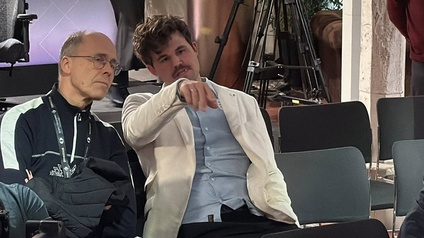
#> input picture img/magnus_carlsen.jpg, 424 x 238 px, shrunk from 1126 x 633 before the run, given in place of cat.png, which was not available
$ python test_with_image.py
#> lines starting #> are read from the running program, lines starting #| are printed output that depends on the picture; pictures that were not available may be replaced by others from this repository, and a replacement may not be noted
### clustering_models.py
from abc import ABC, abstractmethod
import numpy as np
from sklearn.cluster import KMeans, DBSCAN
from sklearn.mixture import GaussianMixture

class ClusteringModel(ABC):
    """Abstract base class for clustering models."""

    def __init__(self):
        self.model = None
        self.labels_ = None

    @abstractmethod
    def fit_predict(self, pixels, img_shape=None):
        pass

    @abstractmethod
    def get_parameters(self):
        pass

class KMeansModel(ClusteringModel):
    def __init__(self, n_clusters=5):
        super().__init__()
        self.n_clusters = n_clusters
        self.model = KMeans(n_clusters=self.n_clusters, random_state=42, n_init=10)

    def fit_predict(self, pixels, img_shape=None):
        self.labels_ = self.model.fit_predict(pixels)
        return self.labels_

    def get_parameters(self):
        return {"n_clusters": self.n_clusters}

    def set_n_clusters(self, n_clusters):
        self.n_clusters = n_clusters
        self.model = KMeans(n_clusters=self.n_clusters, random_state=42, n_init=10)

class GMMModel(ClusteringModel):
    def __init__(self, n_components=5):
        super().__init__()
        self.n_components = n_components
        self.model = GaussianMixture(n_components=self.n_components, random_state=42)

    def fit_predict(self, pixels, img_shape=None):
        self.labels_ = self.model.fit_predict(pixels)
        return self.labels_

    def get_parameters(self):
        return {"n_components": self.n_components}

    def set_n_components(self, n_components):
        self.n_components = n_components
        self.model = GaussianMixture(n_components=self.n_components, random_state=42)

class DBSCANModel(ClusteringModel):
    def __init__(self, eps=0.06, min_samples=50, max_fit_pixels=20000, use_xy=True, xy_weight=0.25):
        super().__init__()
        self.eps = eps
        self.min_samples = min_samples
        self.max_fit_pixels = max_fit_pixels
        self.use_xy = use_xy
        self.xy_weight = xy_weight

    def fit_predict(self, pixels, img_shape=None):
        n_pixels = len(pixels)
        features = self._build_features(pixels, img_shape)

        if n_pixels <= self.max_fit_pixels:
            # Small image -> fit DBSCAN directly on all pixels
            labels = self._fit_direct(features)
        else:
            # Large image -> subsample strategy
            labels = self._fit_with_subsample(features)

        # Clean up: remap noise (-1) and make labels contiguous
        labels = self._handle_noise(labels, features)
        self.labels_ = labels
        return self.labels_

    def _build_features(self, pixels, img_shape=None):
        pixels_norm = pixels.astype(np.float64) / 255.0
        if not self.use_xy or img_shape is None:
            return pixels_norm

        height, width = img_shape[:2]
        if height <= 1 or width <= 1:
            return pixels_norm

        # Normalize spatial coordinates to [0, 1] and weight them.
        yy, xx = np.indices((height, width))
        xx = (xx.reshape(-1, 1) / (width - 1)) * self.xy_weight
        yy = (yy.reshape(-1, 1) / (height - 1)) * self.xy_weight
        coords = np.concatenate([xx, yy], axis=1)
        return np.concatenate([pixels_norm, coords], axis=1)

    def _fit_direct(self, features):
        model = DBSCAN(eps=self.eps, min_samples=self.min_samples)
        return model.fit_predict(features)

    def _fit_with_subsample(self, features):
        # Fit on subsample, then assign ALL pixels to nearest cluster
        n_pixels = len(features)
        rng = np.random.RandomState(42)
        sample_idx = rng.choice(n_pixels, self.max_fit_pixels, replace=False)
        sample = features[sample_idx]

        # Run DBSCAN on the subsample
        model = DBSCAN(eps=self.eps, min_samples=self.min_samples)
        sample_labels = model.fit_predict(sample)

        # Compute center of each cluster (ignoring noise = -1)
        cluster_ids = sorted(set(sample_labels) - {-1})
        if len(cluster_ids) == 0:
            return np.zeros(n_pixels, dtype=int)  # All noise case

        centers = np.array([sample[sample_labels == c].mean(axis=0) for c in cluster_ids])

        # Assign all pixels to nearest cluster center
        labels = np.empty(n_pixels, dtype=int)
        batch = 50000
        for i in range(0, n_pixels, batch):
            chunk = features[i:i+batch]
            dists = np.linalg.norm(chunk[:, None, :] - centers[None, :, :], axis=2)
            labels[i:i+batch] = np.argmin(dists, axis=1)

        return labels

    def _handle_noise(self, labels, features):
        noise_mark = labels == -1
        n_noise = noise_mark.sum()

        if n_noise == 0 or n_noise == len(labels):
            unique = np.unique(labels)
            mapping = {old: new for new, old in enumerate(unique)}
            return np.array([mapping[l] for l in labels])
        cluster_ids = sorted(set(labels) - {-1})
        centers = np.array([features[labels == c].mean(axis=0) for c in cluster_ids])

        noise_pixels = features[noise_mark]
        dists = np.linalg.norm(noise_pixels[:, None, :] - centers[None, :, :], axis=2)
        nearest = np.argmin(dists, axis=1)
        labels[noise_mark] = [cluster_ids[n] for n in nearest]

        unique = np.unique(labels)
        mapping = {old: new for new, old in enumerate(unique)}
        return np.array([mapping[l] for l in labels])

    def get_parameters(self):
        return {
            "eps": self.eps,
            "min_samples": self.min_samples,
            "max_fit_pixels": self.max_fit_pixels,
            "use_xy": self.use_xy,
            "xy_weight": self.xy_weight,
        }

    def set_eps(self, eps):
        self.eps = eps

    def set_min_samples(self, min_samples):
        self.min_samples = min_samples

    def set_use_xy(self, use_xy):
        self.use_xy = use_xy

    def set_xy_weight(self, xy_weight):
        self.xy_weight = xy_weight

### test_with_image.py
import numpy as np
from PIL import Image
import matplotlib.pyplot as plt
from clustering_models import DBSCANModel, GMMModel, KMeansModel
from pathlib import Path
from datetime import datetime
import sys

def load_and_prepare_image(img_path):
#> called with img_path = 'img/cat.png'
    try:
        img = Image.open(img_path)
#> img is the input picture: PIL image 424x238 RGB; mean R, G, B 95.5, 89.1, 87.4
        img = img.convert('RGB')
        img_array = np.array(img)
        pixels = img_array.reshape(-1, 3)
        print(f"Image loaded: {img_path}")
        print(f"Size: {img_array.shape} ({pixels.shape[0]:,} pixels)")
#| Size: (238, 424, 3) (100,912 pixels)
        return img_array, pixels
    except Exception as e:
        print(f"Error loading image: {e}")
        sys.exit(1)

def create_segmented_image(original_shape, labels):
    unique_labels = np.unique(labels)
    n_clusters = len(unique_labels)
    np.random.seed(42)
    palette = np.random.randint(0, 255, (n_clusters, 3))

    # Map labels to colors
    segmented = palette[labels].reshape(original_shape)
    return segmented.astype(np.uint8), n_clusters

def test_model(model, model_name, img_array, pixels):
    print(f"\n{'='*60}")
    print(f"Testing: {model_name}")
    print(f"Parameters: {model.get_parameters()}")

    labels = model.fit_predict(pixels, img_array.shape)
    segmented, n_clusters = create_segmented_image(img_array.shape, labels)

    print(f" Clusters found: {n_clusters}")
    return segmented, n_clusters

def main():
    print("="*60)
    print("IMAGE SEGMENTATION - TEST WITH YOUR IMAGE")
    print("="*60)

    if len(sys.argv) > 1:
        image_path = sys.argv[1]
    else:
        image_path = "img/cat.png"
        print(f"\n💡 Usage: python test_with_image.py <path_to_image>")
        print(f"   Using default: {image_path}\n")

    img_array, pixels = load_and_prepare_image(image_path)

    results_root = Path("results")
    results_root.mkdir(parents=True, exist_ok=True)
    run_id = datetime.now().strftime("%Y%m%d_%H%M%S")
    run_dir = results_root / f"run_{run_id}"
    run_dir.mkdir(parents=True, exist_ok=True)
    print(f"\n✓ Saving outputs to: {run_dir}")

    dbscan_sweep = [
        {"eps": 0.045, "min_samples": 20, "xy_weight": 0.35},
        {"eps": 0.05, "min_samples": 20, "xy_weight": 0.35},
        {"eps": 0.055, "min_samples": 30, "xy_weight": 0.35},
        {"eps": 0.06, "min_samples": 30, "xy_weight": 0.4},
        {"eps": 0.06, "min_samples": 50, "xy_weight": 0.25},
    ]

    models_to_test = [
        (KMeansModel(n_clusters=6), "K-Means (6 clusters)"),
        (GMMModel(n_components=6), "GMM (6 components)"),
    ]

    for cfg in dbscan_sweep:
        model = DBSCANModel(
            eps=cfg["eps"],
            min_samples=cfg["min_samples"],
            use_xy=True,
            xy_weight=cfg["xy_weight"],
        )
        name = (
            "DBSCAN (RGB+XY, eps="
            f"{cfg['eps']}, min_samples={cfg['min_samples']}, xy_w={cfg['xy_weight']})"
        )
        models_to_test.append((model, name))

    results = []
    for model, name in models_to_test:
        segmented, n_clusters = test_model(model, name, img_array, pixels)
        results.append((name, segmented, n_clusters))
#> this loop made 7 passes
#> n_clusters on passes 1 to 4: 6, 6, 16, 11
#> n_clusters on passes 5 to 7: 7, 6, 4
#|  Clusters found: 6
#|  Clusters found: 6
#|  Clusters found: 16
#|  Clusters found: 11
#|  Clusters found: 7
#|  Clusters found: 6
#|  Clusters found: 4
#> pass 1, in create_segmented_image, `segmented = palette[labels].reshape(original_shape)`:
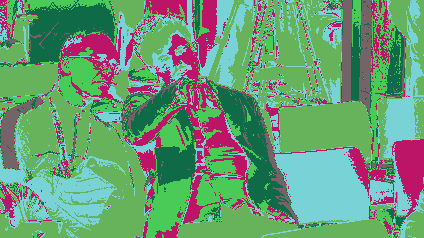
#> segmented: shape (238, 424, 3) int64; mean of channels 0, 1, 2 105.7, 152.9, 117.8; drawn as R, G, B
#> pass 2, in create_segmented_image (call 2), `segmented = palette[labels].reshape(original_shape)`:
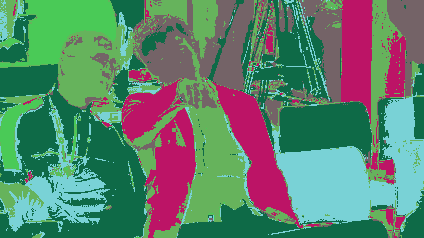
#> segmented: shape (238, 424, 3) int64; mean of channels 0, 1, 2 92.6, 129, 108.5; drawn as R, G, B
#> after the loop, results = 7 items

    n_cols = 1 + len(results)
#> n_cols = 8
    fig, axes = plt.subplots(1, n_cols, figsize=(5 * n_cols, 5))

    axes[0].imshow(img_array)
    axes[0].set_title("Original", fontsize=14, fontweight='bold')
    axes[0].axis('off')

    for i, (name, seg, n_clusters) in enumerate(results):
        axes[i + 1].imshow(seg)
        axes[i + 1].set_title(f"{name}\n({n_clusters} clusters)", fontsize=12, fontweight='bold')
        axes[i + 1].axis('off')
#> this loop made 7 passes
#> n_clusters on passes 3 to 7: 16, 11, 7, 6, 4
#> (name, n_clusters) on passes 1 to 2: ('K-Means (6 clusters)', 6), ('GMM (6 components)', 6)

    plt.suptitle(f"Comparing 3 Models on: {image_path}", fontsize=16, fontweight='bold')
    plt.tight_layout()

    # Save result
    output_file = run_dir / "comparison_result.png"
    plt.savefig(output_file, dpi=150, bbox_inches='tight')
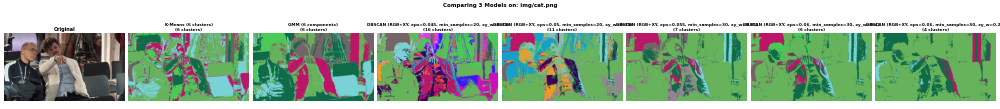
#> figure drawn by matplotlib, 8 panels
    print(f"\n Results saved to: {output_file}")
    print(f" Opening visualization window...")
    plt.show()

    print("\n" + "="*60)
    print("SUMMARY")
    print("="*60)
    for name, _, n in results:
        print(f"{name}: {n} clusters")
#> this loop made 7 passes
#| K-Means (6 clusters): 6 clusters
#| GMM (6 components): 6 clusters
#| DBSCAN (RGB+XY, eps=0.045, min_samples=20, xy_w=0.35): 16 clusters
#| DBSCAN (RGB+XY, eps=0.05, min_samples=20, xy_w=0.35): 11 clusters
#| DBSCAN (RGB+XY, eps=0.055, min_samples=30, xy_w=0.35): 7 clusters
#| DBSCAN (RGB+XY, eps=0.06, min_samples=30, xy_w=0.4): 6 clusters
#| DBSCAN (RGB+XY, eps=0.06, min_samples=50, xy_w=0.25): 4 clusters
    print("="*50)


if __name__ == "__main__":
    main()

$ run again, on img/rose.png
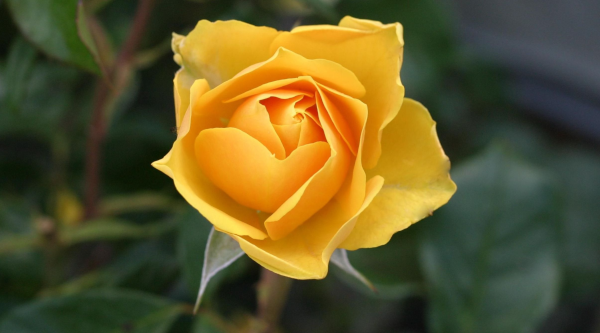
#> input picture img/rose.png, 600 x 333 px
#> in load_and_prepare_image, img is the input picture: PIL image 600x333 RGB; mean R, G, B 97.3, 86.9, 41.4
#| Size: (333, 600, 3) (199,800 pixels)
#> the loop in main, `for model, name in models_to_test:` made 7 passes
#> n_clusters on passes 3 to 6: 7, 7, 4, 4
#> (printed output is left out)
#> pass 1, in create_segmented_image, `segmented = palette[labels].reshape(original_shape)`:
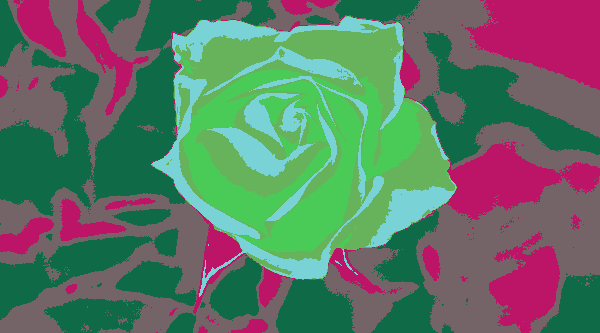
#> segmented: shape (333, 600, 3) int64; mean of channels 0, 1, 2 94.6, 116.1, 100.7; drawn as R, G, B
#> pass 2, in create_segmented_image (call 2), `segmented = palette[labels].reshape(original_shape)`:
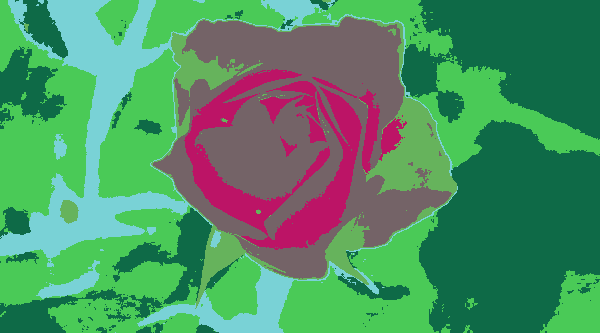
#> segmented: shape (333, 600, 3) int64; mean of channels 0, 1, 2 77.4, 143.4, 99.9; drawn as R, G, B
#> after the loop in main, `for model, name in models_to_test:`: results = 7 items
#> n_cols = 8
#> the loop in main, `for i, (name, seg, n_clusters) in enumerate(results):` made 7 passes
#> n_clusters on passes 3 to 7: 7, 7, 4, 4, 2
#> the loop in main, `for name, _, n in results:` made 7 passes
#> (printed output is left out)
